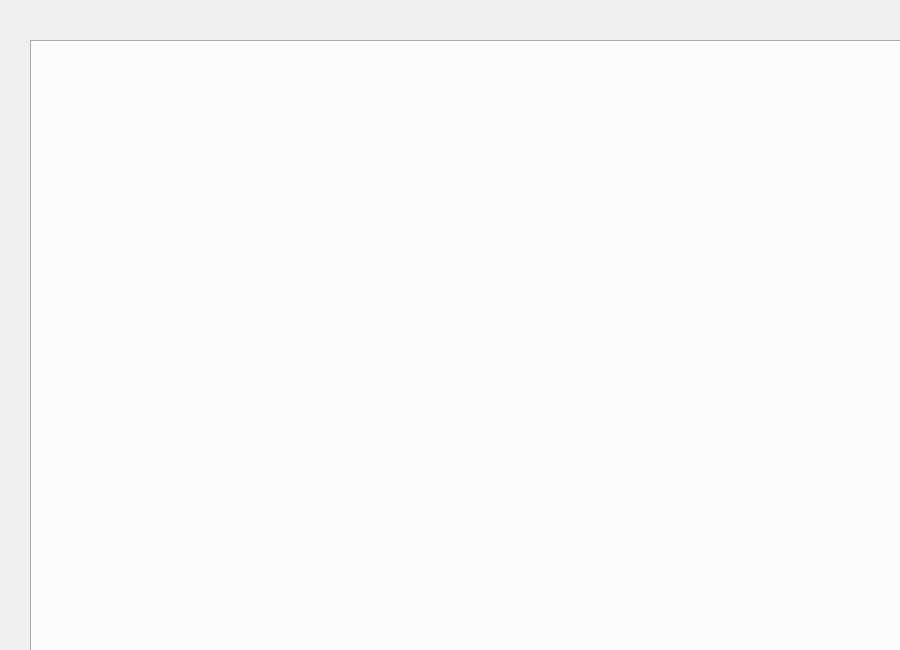
<?xml version="1.0" encoding="UTF-8"?>
<ui version="4.0">
 <class>DemoTabWidget</class>
 <widget class="QWidget" name="DemoTabWidget">
  <property name="geometry">
   <rect>
    <x>0</x>
    <y>0</y>
    <width>900</width>
    <height>650</height>
   </rect>
  </property>
  <property name="windowTitle">
   <string>Form</string>
  </property>
  <widget class="QTabWidget" name="tabWidget">
   <property name="geometry">
    <rect>
     <x>30</x>
     <y>40</y>
     <width>880</width>
     <height>630</height>
    </rect>
   </property>
   <property name="currentIndex">
    <number>-1</number>
   </property>
  </widget>
 </widget>
 <resources/>
 <connections/>
</ui>
